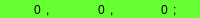
                        <widget class="QWidget" name="widCoordinate2" native="true">
                         <property name="maximumSize">
                          <size>
                           <width>16777215</width>
                           <height>18</height>
                          </size>
                         </property>
                         <property name="styleSheet">
                          <string notr="true">background-color: rgb(102, 255, 51);</string>
                         </property>
                         <layout class="QHBoxLayout" name="horizontalLayout_52">
                          <property name="spacing">
                           <number>1</number>
                          </property>
                          <property name="leftMargin">
                           <number>5</number>
                          </property>
                          <property name="topMargin">
                           <number>1</number>
                          </property>
                          <property name="rightMargin">
                           <number>5</number>
                          </property>
                          <property name="bottomMargin">
                           <number>0</number>
                          </property>
                          <item>
                           <widget class="QLineEdit" name="edtCoor2X">
                            <property name="maximumSize">
                             <size>
                              <width>40</width>
                              <height>20</height>
                             </size>
                            </property>
                            <property name="font">
                             <font>
                              <pointsize>9</pointsize>
                             </font>
                            </property>
                            <property name="text">
                             <string>0</string>
                            </property>
                            <property name="frame">
                             <bool>false</bool>
                            </property>
                            <property name="alignment">
                             <set>Qt::AlignRight|Qt::AlignTrailing|Qt::AlignVCenter</set>
                            </property>
                           </widget>
                          </item>
                          <item>
                           <widget class="QLabel" name="label_98">
                            <property name="text">
                             <string>,</string>
                            </property>
                           </widget>
                          </item>
                          <item>
                           <widget class="QLineEdit" name="edtCoor2Y">
                            <property name="maximumSize">
                             <size>
                              <width>40</width>
                              <height>20</height>
                             </size>
                            </property>
                            <property name="font">
                             <font>
                              <pointsize>9</pointsize>
                             </font>
                            </property>
                            <property name="text">
                             <string>0</string>
                            </property>
                            <property name="frame">
                             <bool>false</bool>
                            </property>
                            <property name="alignment">
                             <set>Qt::AlignRight|Qt::AlignTrailing|Qt::AlignVCenter</set>
                            </property>
                           </widget>
                          </item>
                          <item>
                           <widget class="QLabel" name="label_99">
                            <property name="text">
                             <string>,</string>
                            </property>
                           </widget>
                          </item>
                          <item>
                           <widget class="QLineEdit" name="edtCoor2Z">
                            <property name="maximumSize">
                             <size>
                              <width>40</width>
                              <height>20</height>
                             </size>
                            </property>
                            <property name="font">
                             <font>
                              <pointsize>9</pointsize>
                             </font>
                            </property>
                            <property name="text">
                             <string>0</string>
                            </property>
                            <property name="frame">
                             <bool>false</bool>
                            </property>
                            <property name="alignment">
                             <set>Qt::AlignRight|Qt::AlignTrailing|Qt::AlignVCenter</set>
                            </property>
                           </widget>
                          </item>
                          <item>
                           <widget class="QLabel" name="label_100">
                            <property name="text">
                             <string>;</string>
                            </property>
                           </widget>
                          </item>
                         </layout>
                        </widget>
